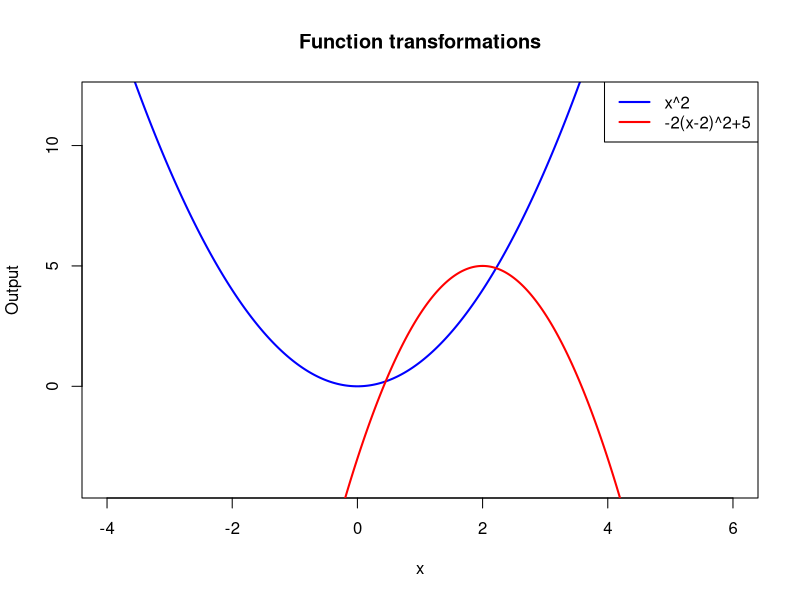
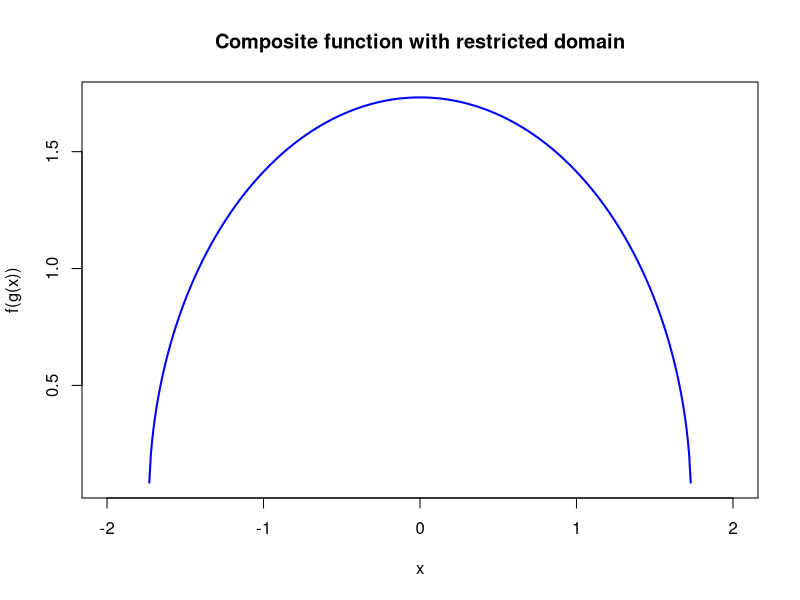
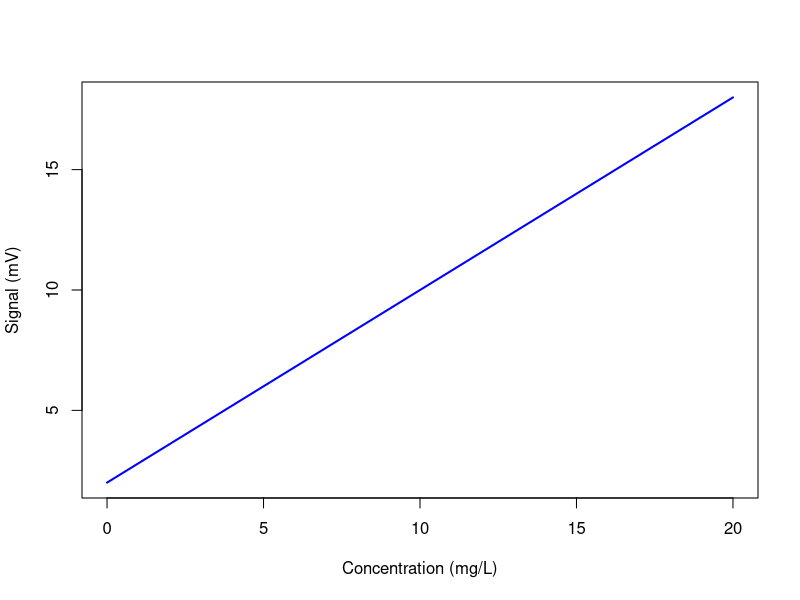

Here is the R script that generated these plots, in order:
# Chapter 5: Applied Precalculus — sequential R laboratories

# LAB A: TRANSFORMATIONS
x <- seq(-4, 6, length.out=500)
f <- function(x) x^2
plot(x, f(x), type="l", lwd=2, col="blue", ylim=c(-4,12),
     xlab="x", ylab="Output", main="Function transformations")
lines(x, -2*f(x-2)+5, col="red", lwd=2)
legend("topright", c("x^2", "-2(x-2)^2+5"),
       col=c("blue", "red"), lty=1, lwd=2)

# LAB B: COMPOSITION AND DOMAINS
f <- function(x) sqrt(x)
g <- function(x) 3 - x^2
x <- seq(-2, 2, length.out=401)
y <- rep(NA_real_, length(x))
valid <- g(x) >= 0
y[valid] <- f(g(x[valid]))
plot(x, y, type="l", lwd=2, col="blue",
     xlab="x", ylab="f(g(x))",
     main="Composite function with restricted domain")
print(c(-sqrt(3), sqrt(3)))

# LAB C: INVERSE CALIBRATION
signal <- function(c) 0.8*c + 2
inverse <- function(s) (s-2)/0.8
c <- seq(0, 20, length.out=101)
s <- signal(c)
plot(c, s, type="l", col="blue", lwd=2,
     xlab="Concentration (mg/L)", ylab="Signal (mV)")
print(data.frame(signal=c(2,6,10,18),
                 concentration=inverse(c(2,6,10,18))))
stopifnot(all(abs(inverse(signal(c))-c) < 1e-10))
